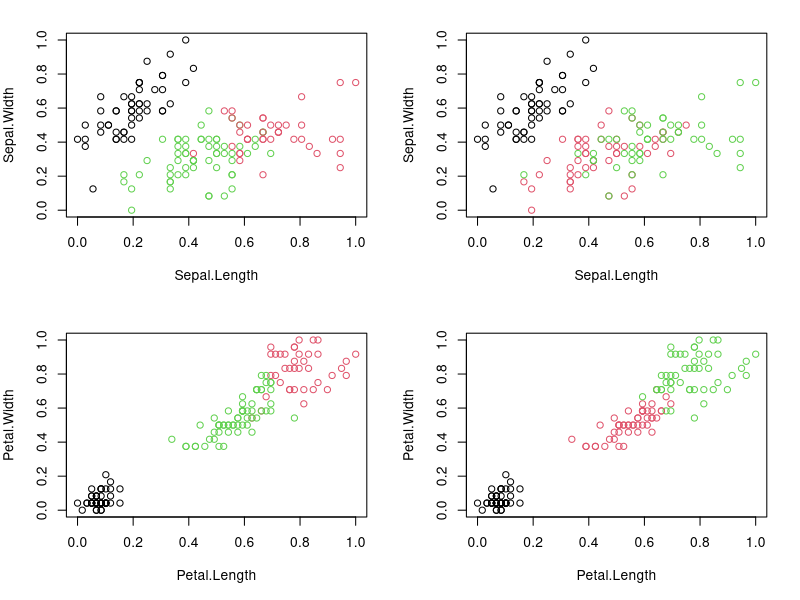

This figure's R source:
#K-Means Clustering

require("datasets")
data("iris") # load Iris Dataset
str(iris) #view structure of dataset

summary(iris) #view statistical summary of dataset

head(iris, 3) #view top  rows of dataset

#Preprocess the dataset
#Since clustering is a type of Unsupervised Learning, 
#we would not require Class Label(output) during execution of our algorithm. 
#We will, therefore, remove Class Attribute “Species” and store it in another variable. 
#We would then normalize the attributes between 0 and 1 using our own function.

iris.new<- iris[,c(1,2,3,4)]
iris.class<- iris[,"Species"]
head(iris.new, 3)

head(iris.class, 3)

normalize <- function(x){
  return ((x-min(x))/(max(x)-min(x)))
}

iris.new$Sepal.Length<- normalize(iris.new$Sepal.Length)
iris.new$Sepal.Width<- normalize(iris.new$Sepal.Width)
iris.new$Petal.Length<- normalize(iris.new$Petal.Length)
iris.new$Petal.Width<- normalize(iris.new$Petal.Width)
head(iris.new)

#Apply the K-means clustering algorithm
result<- kmeans(iris.new,3) #aplly k-means algorithm with no. of centroids(k)=3
result$size # gives no. of records in each cluster

result$centers # gives value of cluster center datapoint value(3 centers for k=3)

result$cluster #gives cluster vector showing the custer where each record falls

#Verify results of clustering
par(mfrow=c(2,2), mar=c(5,4,2,2))
plot(iris.new[c(1,2)], col=result$cluster)# Plot to see how Sepal.Length and Sepal.Width data points have been distributed in clusters
plot(iris.new[c(1,2)], col=iris.class)# Plot to see how Sepal.Length and Sepal.Width data points have been distributed originally as per "class" attribute in dataset
plot(iris.new[c(3,4)], col=result$cluster)# Plot to see how Petal.Length and Petal.Width data points have been distributed in clusters
plot(iris.new[c(3,4)], col=iris.class)

tab <- table(result$cluster,iris.class)
tab
#Results of the table show that Cluster 1 corresponds to Virginica, 
#Cluster 2 corresponds to Versicolor 
#and Cluster 3 to Setosa.


#Total number of correctly classified instances are: 36 + 47 + 50= 133
#Total number of incorrectly classified instances are: 3 + 14= 17

#How did the model do?
#TASK: Accuracy = number of correctly classified/(total classified) = 133/(133+17) = 0.8866667
#i.e our model has achieved 88.66667% accuracy!
133/(133+17)
#88.66667%

